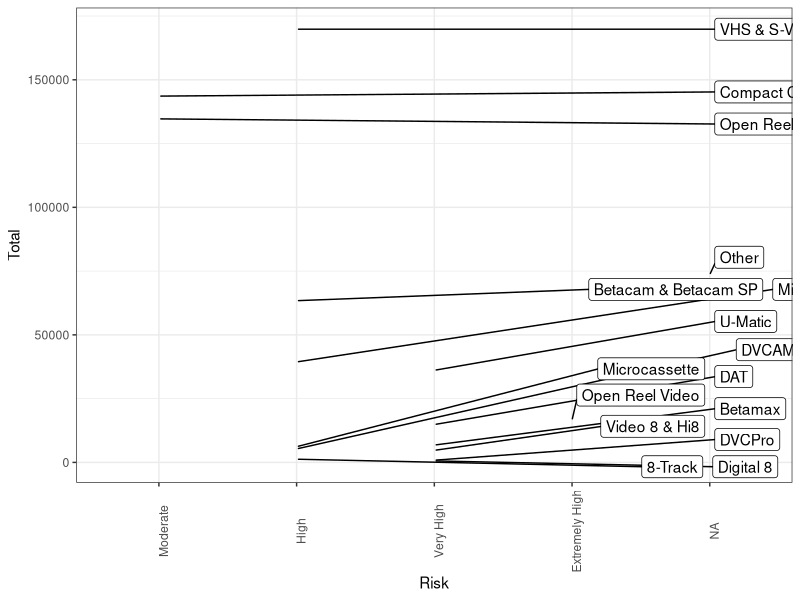
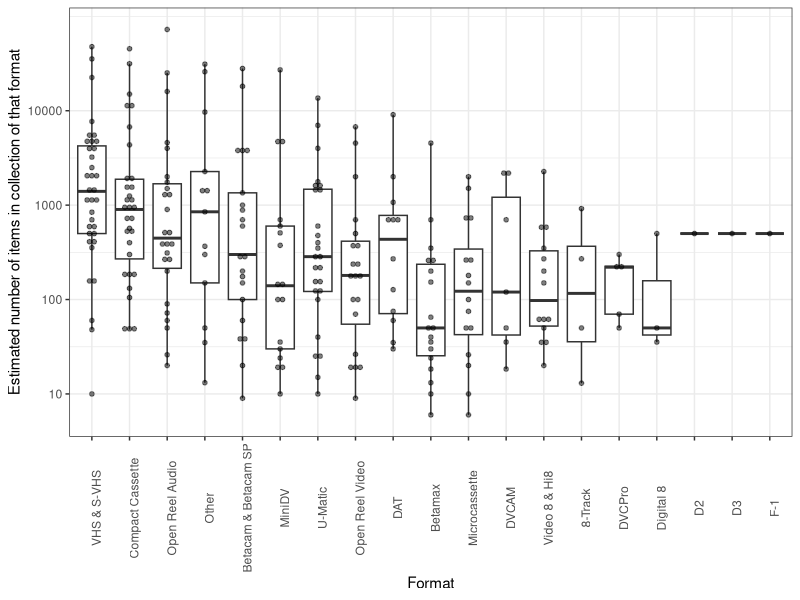
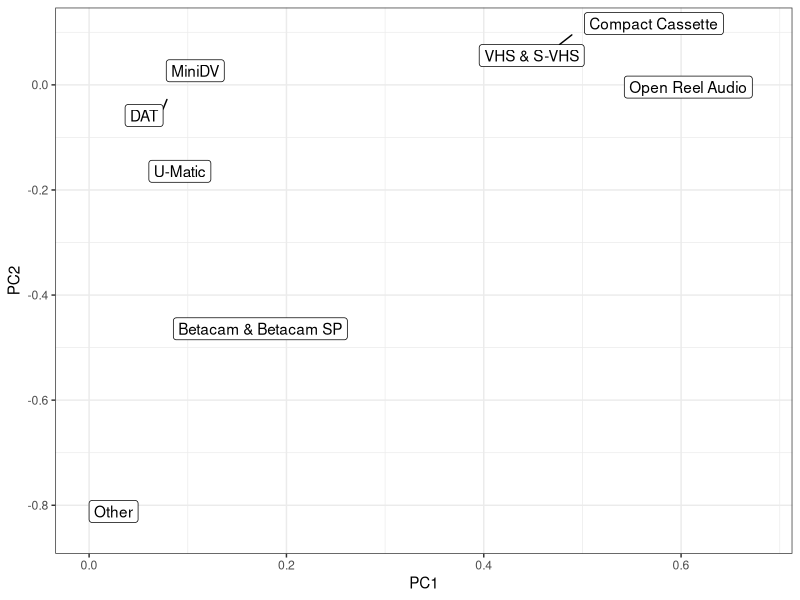
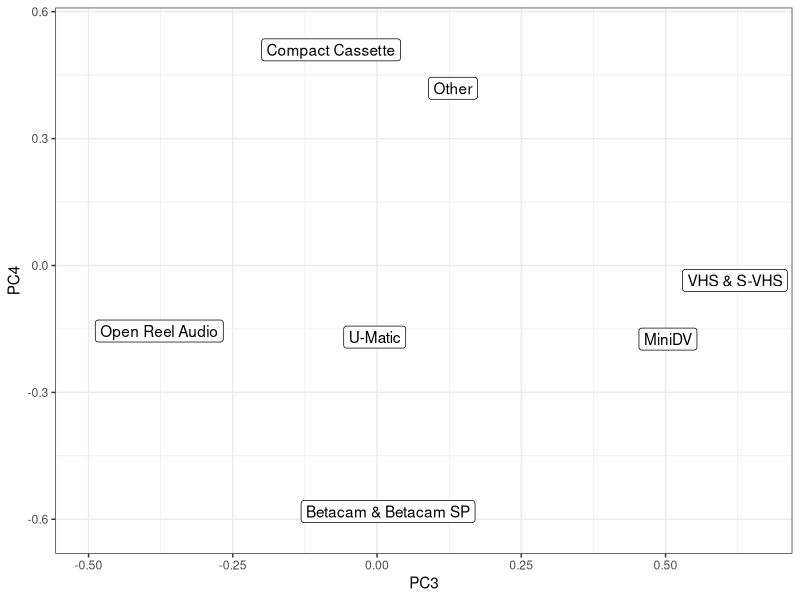
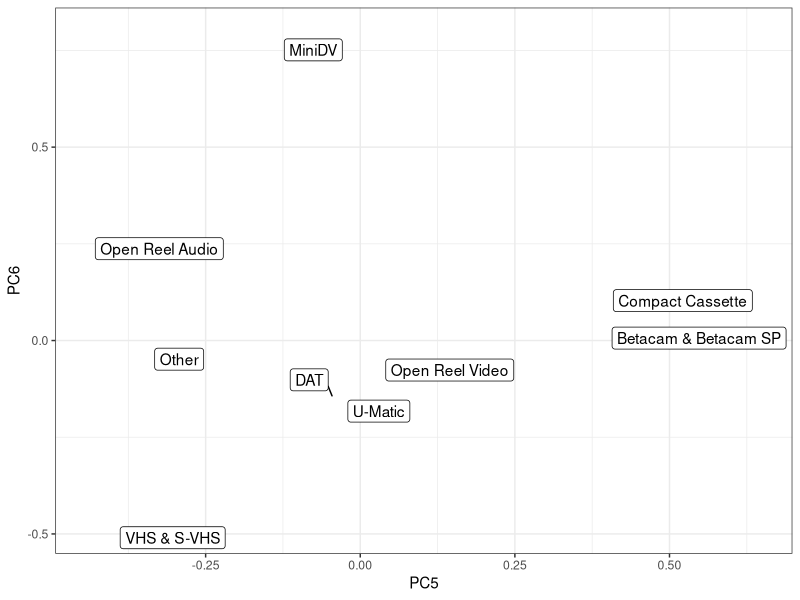
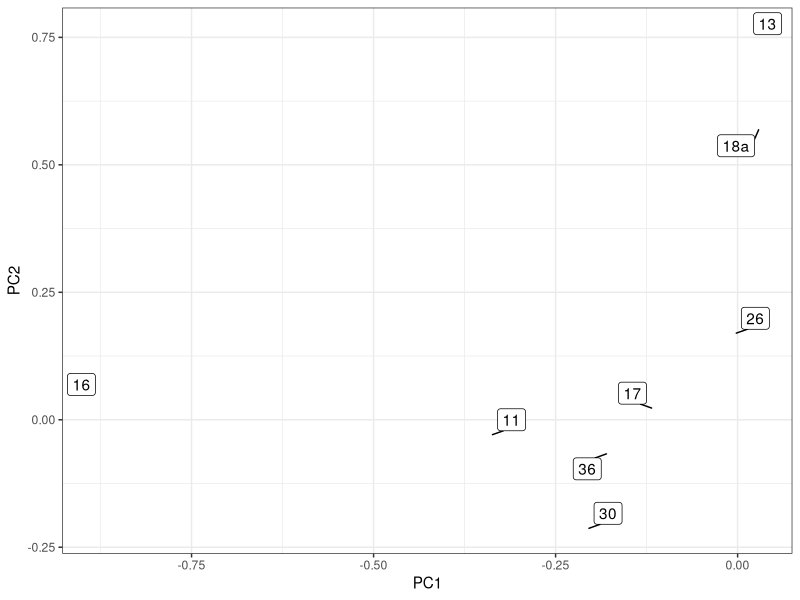
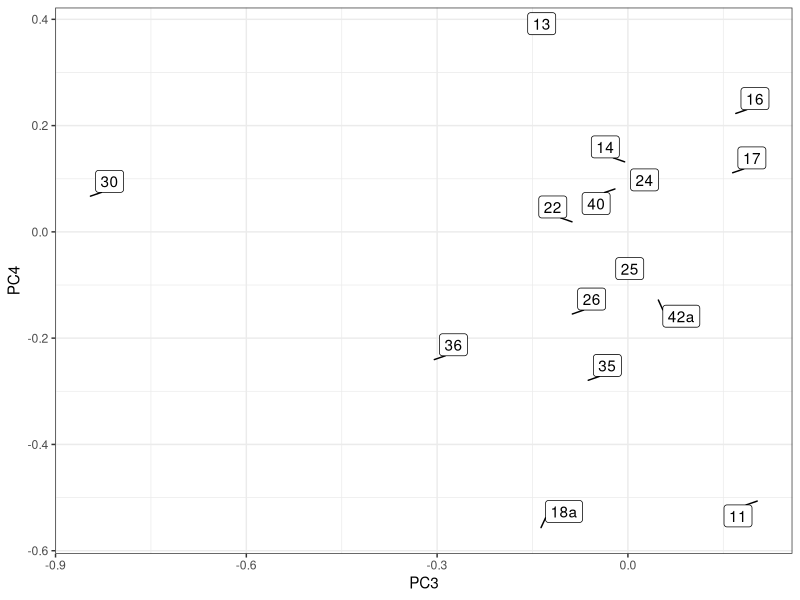
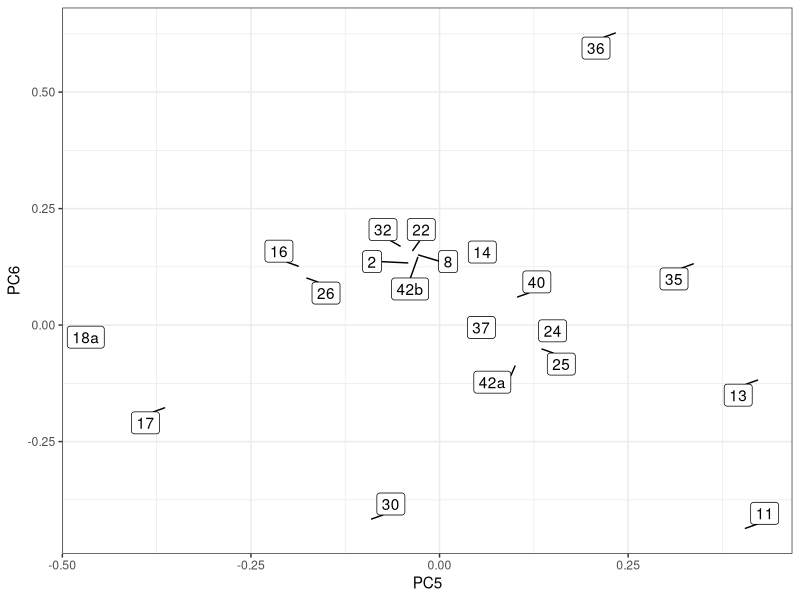

The R script that drew these images, in order:
## ---- chunk 1
library(tidyverse)
library(ggrepel)
library(pheatmap)
## ---- chunk 2
datar <- read_csv("RESULTS_V2_181209_Magnetic Media Survey - Some Calculations.csv") %>%
    filter(complete.cases(.)) 

pdatar <- datar %>% 
    gather(variable,value,-`Institution-CollectionKey`) %>%
    mutate(value=as.numeric(value)) 

risk_factors <- read_tsv("risk_factors.tsv") %>%
    mutate(Risk=factor(Risk,levels=c("Low","Moderate","High","Very High","Extremely High")))
## ---- chunk 3
totals_and_risks <- pdatar %>% filter(variable!="Total Items") %>%
    group_by(variable) %>% summarize(Total=sum(value,na.rm=T)) %>%
    arrange(Total) %>%
    mutate(Format=factor(variable,levels=variable)) %>%
    left_join(risk_factors,by="Format") %>%
    select(-Quantity)
## ---- chunk 4
g<- totals_and_risks%>%
    filter(Total>0)%>%
    ggplot()+theme_bw()+
    aes(x=Risk,y=Total)+
    theme(axis.text.x=element_text(angle=90))+
    geom_label_repel(aes(label=Format))
g
## ---- chunk 5
g <- pdatar %>%
    mutate(variable=factor(variable,levels=arrange(totals_and_risks,-Total)$Format)) %>%
    filter(variable!="Total Items")%>%
    filter(value>0)%>%
    ggplot()+theme_bw()+
    geom_boxplot(outlier.alpha=0)+
    geom_dotplot(binaxis="y",stackdir="center",dotsize=1.0,alpha=0.5,binwidth=0.05)+
    aes(x=variable,y=value)+
    scale_y_log10(breaks=c(10,100,1000,10000,1000000))+
    theme(axis.text.x=element_text(angle=90))+
    ylab("Estimated number of items in collection of that format")+
    xlab("Format")
g
## ---- chunk 6
matrix_by_inst <- as.matrix(datar[,-c(1,2)])
rownames(matrix_by_inst) <- datar[,1][[1]]
cluster_inst <- hclust(dist(scale(matrix_by_inst))) 
matrix_by_media <- t(as.matrix(datar[,-c(1,2)]))
cluster_media <- hclust(dist(scale(matrix_by_media)))
## ---- chunk 7
pca_media <- prcomp(t(matrix_by_media[apply(matrix_by_media,1,sum)>0,]))
pca_inst <- prcomp(t(matrix_by_inst[apply(matrix_by_inst,1,sum)>0,] ))

media_pca_plot <- pca_media$rotation %>% 
    {bind_cols(tibble(Format=rownames(.)),as.tibble(.))} %>%
    select(Format,PC1,PC2,PC3,PC4,PC5,PC6) %>% 
    ggplot()+theme_bw()+
    aes(label=Format)+
    geom_label_repel()
media_pca_plot + aes(x=PC1,y=PC2)
media_pca_plot + aes(x=PC3,y=PC4)
media_pca_plot + aes(x=PC5,y=PC6)

inst_pca_plot <- pca_inst$rotation %>% 
    {bind_cols(tibble(Format=rownames(.)),as.tibble(.))} %>%
    select(Format,PC1,PC2,PC3,PC4,PC5,PC6) %>% 
    ggplot()+theme_bw()+
    aes(label=Format)+
    geom_label_repel()
inst_pca_plot + aes(x=PC1,y=PC2)
inst_pca_plot + aes(x=PC3,y=PC4)
inst_pca_plot + aes(x=PC5,y=PC6)
## ---- chunk 8

row_ann <- data.frame(Collection=str_c("C_",as.character(rownames(matrix_by_inst)[cluster_inst$order])))
rownames(row_ann) <- as.character(row_ann[[1]])
col_ann <- data.frame(Format=rownames(matrix_by_media)[cluster_media$order]) %>%
    left_join(totals_and_risks,by="Format") %>% select(-variable)
rownames(col_ann) <- col_ann[[1]]
col_ann <- col_ann[,-1]

g <- pheatmap( log10(datar[,-c(1,2)]+400),
    color=c("#FFFFFF",colorRampPalette((RColorBrewer::brewer.pal(n=7,name="YlGnBu")))(99)),
    correlation_distance_rows="pearson",
    correlation_distance_cols="pearson",
    cluster_rows=cluster_inst,
    cluster_cols=cluster_media,
    show_rownames=F,show_colnames=T,
    #annotation_row=row_ann,
    annotation_col=col_ann,
    annotation_colors=NULL,
    annotation_legend=T)
g
